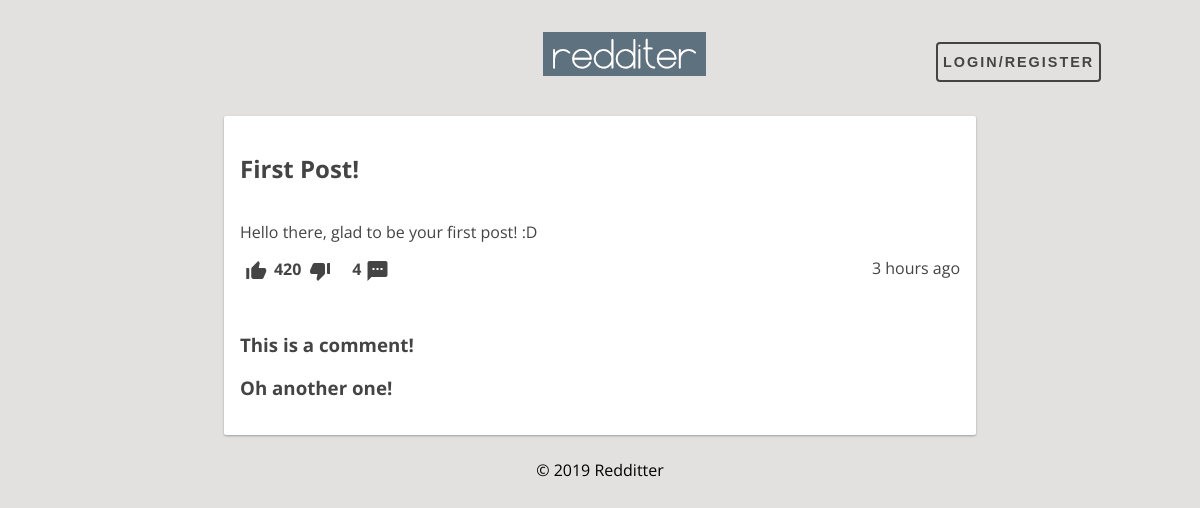
The app's page /pages/post.php?id=1 with its own data.
### tables this page shows
CREATE TABLE Post (
    postID INTEGER PRIMARY KEY AUTOINCREMENT,
    userID VARCHAR REFERENCES User ON DELETE CASCADE,
    title VARCHAR NOT NULL,
    content VARCHAR NOT NULL,
    postDate DATE NOT NULL DEFAULT (strftime('%s', 'now')),
    points INTEGER DEFAULT 0
);

CREATE TABLE PostComment (
    postID INTEGER REFERENCES Post ON DELETE CASCADE,
    commentID INTEGER REFERENCES Comment ON DELETE CASCADE,
    PRIMARY KEY (postID, commentID)
);

CREATE TABLE Comment (
    commentID INTEGER PRIMARY KEY AUTOINCREMENT,
    userID VARCHAR REFERENCES User ON DELETE CASCADE,
    content VARCHAR NOT NULL,
    commentDate DATE NOT NULL DEFAULT (strftime('%s', 'now')),
    points INTEGER DEFAULT 0
);

### database/post.php (called while the page is built, shortened)
<?php
function getPostById($postID) {
	global $dbh;
	try {
		$stmt = $dbh->prepare("SELECT *	FROM Post WHERE postID = ?");
		$stmt->execute(array($postID));
		return $stmt->fetch();
	} catch(PDOException $e) {
		echo $e->getMessage();
		return null;
	}
}
function getNumberComments($postID) {
	global $dbh;
	try {
		$stmt = $dbh->prepare("SELECT count(*) as NbComments FROM PostComment Where postID = ?");
		$stmt->execute(array($postID));
		return $stmt->fetch();
	} catch(PDOException $e) {
		echo $e->getMessage();
		return null;
	}
}
?>

### database/timeAgo.php (called while the page is built, shortened)
<?php
    function time_ago( $time )
    {
        $out    = '';
        $now    = time();
        $diff   = $now - $time;
        if( $diff < 60 )
            return TIMEBEFORE_NOW;
        elseif( $diff < 3600 )
            return str_replace( '{num}', ( $out = round( $diff / 60 ) ), $out == 1 ? TIMEBEFORE_MINUTE : TIMEBEFORE_MINUTES );
        elseif( $diff < 3600 * 24 )
            return str_replace( '{num}', ( $out = round( $diff / 3600 ) ), $out == 1 ? TIMEBEFORE_HOUR : TIMEBEFORE_HOURS );
        elseif( $diff < 3600 * 24 * 2 )
            return TIMEBEFORE_YESTERDAY;
        else
            return strftime( date( 'Y', $time ) == date( 'Y' ) ? TIMEBEFORE_FORMAT : TIMEBEFORE_FORMAT_YEAR, $time );
    }
?>

### database/comment.php (called while the page is built, shortened)
<?php
function getCommentsByPost($postID) {
	global $dbh;
	try {
		$stmt = $dbh->prepare("SELECT * FROM Comment, PostComment WHERE PostComment.postID = ? AND Comment.commentID = PostComment.commentID
			AND PostComment.commentID NOT IN (SELECT commentSon FROM ChildComment)");
		$stmt->execute(array($postID));
		return $stmt->fetchAll();
	} catch(PDOException $e) {
		echo $e->getMessage();
		return null;
	}
}
?>

### templates/components/post.php (the view, shortened to what this page needs)
<?php
require_once($_SERVER['DOCUMENT_ROOT'].'/database/timeAgo.php');
?>
<article class="post container">
    <a href="/pages/post.php?id=<?=$post["postID"]?>">
        <h1><?=$post["title"]?></h1>
    </a>
    <section id="post-content">
        <p><?=$post["content"]?></p>
    </section>
    <section id="post-info">
        <label for="upvote<?=$post["postID"]?>">
            <i id="staticUp<?=$post["postID"]?>" class="material-icons">thumb_up_alt</i>
        </label>
        <p id="pp<?=$post["postID"]?>"><?=$post["points"]?></p>
        <label for="downvote<?=$post["postID"]?>">
            <i id="staticDown<?=$post["postID"]?>" class="material-icons">thumb_down_alt</i>
        </label>
        <p id="nbComments"><?=$numberComments["NbComments"]?></p>
        <a id="nbCommentsLink" href="/pages/post.php?id=<?=$post["postID"]?>">
            <i class="material-icons">textsms</i>
        </a>
        <p id="time_ago"><?=time_ago($post["postDate"])?></p>
    </section>
    <?php if (isset($comments)) { ?>
        <section id="post-comments">
            <?php foreach($comments as $comment) { ?>
                <h1><?=$comment["content"]?></h1>
            <?php } ?>
        </section>
    <?php } ?>
</article>

### css/style.css (style rules this page uses)
body { background: #e2e1e0; font-family: 'Open Sans', sans-serif; margin: 2em; display: grid; grid-gap: 0.5rem 0.5rem; grid-template-areas: "header" "main" "footer"; }
.post { background: #ffffff; transition: all 0.3s cubic-bezier(.25,.8,.25,1); box-shadow: 0 1px 3px rgba(133, 96, 96, 0.12), 0 1px 2px rgba(0,0,0,0.24); display: flex; flex-direction: column; justify-content: space-evenly; }
#post-page .post { width: 45em; }
.post h1 { font-weight: bold; color: #444; }
.post #post-content, #post-info { color: #444; }
a { text-decoration: none; color: #444; }
.container { border-radius: 2px; padding: 1em; margin: 1em; word-wrap: break-word; cursor: default; }
#post-info p[id^="pp"] { font-weight: bold; display: inline; position: relative; left: 0.1em; bottom: 0.5em; }
#time_ago { position: relative; bottom: 1.1em; float: right; }
#nbComments { font-weight: bold; display: inline; position: relative; left: 1em; bottom: 0.5em; }
#nbCommentsLink { position: relative; left: 1em; }
#post-info label { cursor: pointer; transition: color 1s; }

### records on screen
post: title "First Post!", content "Hello there, glad to be your first post! :D", points "420", postDate "3 hours ago"
postcomment: commentID.content "This is a comment!"
postcomment: commentID.content "Oh another one!"

### other values on screen
$numberComments["NbComments"] "4"
